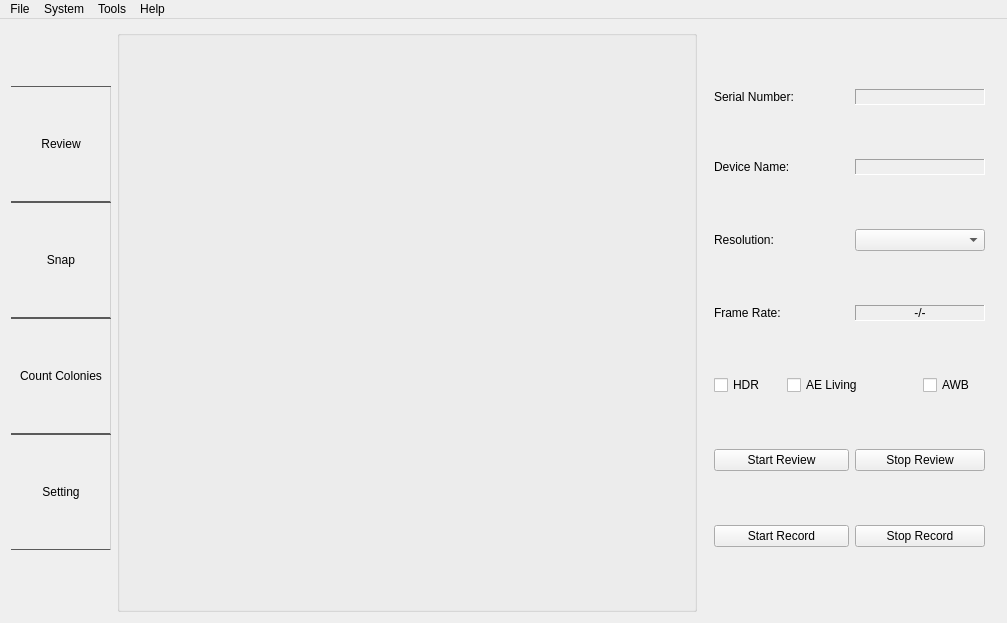
<?xml version="1.0" encoding="UTF-8"?>
<ui version="4.0">
 <class>MainWindow</class>
 <widget class="QMainWindow" name="MainWindow">
  <property name="geometry">
   <rect>
    <x>0</x>
    <y>0</y>
    <width>980</width>
    <height>510</height>
   </rect>
  </property>
  <property name="windowTitle">
   <string>MainWindow</string>
  </property>
  <property name="styleSheet">
   <string notr="true"/>
  </property>
  <widget class="QWidget" name="centralWidget">
   <property name="styleSheet">
    <string notr="true"/>
   </property>
   <layout class="QGridLayout" name="gridLayout_6">
    <item row="0" column="0">
     <widget class="QWidget" name="sideBar" native="true">
      <property name="sizePolicy">
       <sizepolicy hsizetype="Fixed" vsizetype="Fixed">
        <horstretch>0</horstretch>
        <verstretch>0</verstretch>
       </sizepolicy>
      </property>
      <property name="minimumSize">
       <size>
        <width>100</width>
        <height>470</height>
       </size>
      </property>
      <property name="styleSheet">
       <string notr="true"> QToolButton{
    border-top: 1px solid rgb(90,90,90);
    border-right: 1px solid rgb(200, 200, 200, 200);
    border-bottom: 1px solid rgb(90,90,90);
    color: black;
    background: qlineargradient(spread:pad,
        x1:0, y1:0, x2:1, y2:0,
        stop:0 rgba(130, 130, 130, 255),
        stop:1 rgba(230, 230, 230, 255));
}

QWidget.SideBar {
    border-right: 1px solid rgb(170, 170, 170);
    background: qlineargradient(spread:reflect,
        x1:0, y1:0, x2:1, y2:0,
        stop:0 rgba(50, 50, 50, 255),
        stop:1 rgba(150, 150, 150, 255));
}

QWidget.SideBar QToolButton {
    font-size: 13px;
    font-weight: normal;
    border: none;
    color: rgb(240,240,240);

    padding-left:12px;
    padding-right: 12px;
    padding-top: 5px;

    border-top: 1px dashed rgba(0,0,0,0);
    border-bottom: 1px dashed rgba(0,0,0,0);
    border-right: 1px dashed rgba(0,0,0,0);
}

QToolButton:hover {
    color: rgb(200, 200, 200);
}


</string>
      </property>
      <property name="Class" stdset="0">
       <string>SideBar</string>
      </property>
      <layout class="QGridLayout" name="gridLayout_2">
       <property name="leftMargin">
        <number>0</number>
       </property>
       <property name="topMargin">
        <number>0</number>
       </property>
       <property name="rightMargin">
        <number>0</number>
       </property>
       <property name="bottomMargin">
        <number>6</number>
       </property>
       <property name="spacing">
        <number>0</number>
       </property>
       <item row="1" column="0">
        <widget class="QToolButton" name="snapBtn">
         <property name="sizePolicy">
          <sizepolicy hsizetype="Expanding" vsizetype="Expanding">
           <horstretch>0</horstretch>
           <verstretch>0</verstretch>
          </sizepolicy>
         </property>
         <property name="text">
          <string>Snap</string>
         </property>
         <property name="icon">
          <iconset resource="resources.qrc">
           <normaloff>:/images/resources/button-3.png</normaloff>:/images/resources/button-3.png</iconset>
         </property>
         <property name="iconSize">
          <size>
           <width>64</width>
           <height>64</height>
          </size>
         </property>
         <property name="toolButtonStyle">
          <enum>Qt::ToolButtonTextUnderIcon</enum>
         </property>
        </widget>
       </item>
       <item row="0" column="0">
        <widget class="QToolButton" name="reviewBtn">
         <property name="enabled">
          <bool>true</bool>
         </property>
         <property name="sizePolicy">
          <sizepolicy hsizetype="Expanding" vsizetype="Expanding">
           <horstretch>0</horstretch>
           <verstretch>0</verstretch>
          </sizepolicy>
         </property>
         <property name="text">
          <string>Review</string>
         </property>
         <property name="icon">
          <iconset resource="resources.qrc">
           <normaloff>:/images/resources/button-5.png</normaloff>:/images/resources/button-5.png</iconset>
         </property>
         <property name="iconSize">
          <size>
           <width>64</width>
           <height>64</height>
          </size>
         </property>
         <property name="toolButtonStyle">
          <enum>Qt::ToolButtonTextUnderIcon</enum>
         </property>
        </widget>
       </item>
       <item row="2" column="0">
        <widget class="QToolButton" name="toolButton_3">
         <property name="sizePolicy">
          <sizepolicy hsizetype="Expanding" vsizetype="Expanding">
           <horstretch>0</horstretch>
           <verstretch>0</verstretch>
          </sizepolicy>
         </property>
         <property name="text">
          <string>Count Colonies</string>
         </property>
         <property name="icon">
          <iconset resource="resources.qrc">
           <normaloff>:/images/resources/button-1.png</normaloff>:/images/resources/button-1.png</iconset>
         </property>
         <property name="iconSize">
          <size>
           <width>64</width>
           <height>64</height>
          </size>
         </property>
         <property name="toolButtonStyle">
          <enum>Qt::ToolButtonTextUnderIcon</enum>
         </property>
        </widget>
       </item>
       <item row="3" column="0">
        <widget class="QToolButton" name="toolButton_4">
         <property name="sizePolicy">
          <sizepolicy hsizetype="Expanding" vsizetype="Expanding">
           <horstretch>0</horstretch>
           <verstretch>0</verstretch>
          </sizepolicy>
         </property>
         <property name="text">
          <string>Setting</string>
         </property>
         <property name="icon">
          <iconset resource="resources.qrc">
           <normaloff>:/images/resources/button-4.png</normaloff>:/images/resources/button-4.png</iconset>
         </property>
         <property name="iconSize">
          <size>
           <width>64</width>
           <height>64</height>
          </size>
         </property>
         <property name="toolButtonStyle">
          <enum>Qt::ToolButtonTextUnderIcon</enum>
         </property>
        </widget>
       </item>
      </layout>
     </widget>
    </item>
    <item row="0" column="1">
     <widget class="QGroupBox" name="groupBox">
      <property name="sizePolicy">
       <sizepolicy hsizetype="Preferred" vsizetype="Preferred">
        <horstretch>0</horstretch>
        <verstretch>0</verstretch>
       </sizepolicy>
      </property>
      <property name="minimumSize">
       <size>
        <width>580</width>
        <height>0</height>
       </size>
      </property>
      <property name="title">
       <string/>
      </property>
      <layout class="QGridLayout" name="gridLayout_3">
       <property name="leftMargin">
        <number>0</number>
       </property>
       <property name="topMargin">
        <number>0</number>
       </property>
       <property name="rightMargin">
        <number>0</number>
       </property>
       <property name="bottomMargin">
        <number>0</number>
       </property>
       <item row="0" column="0">
        <widget class="QLabel" name="label">
         <property name="sizePolicy">
          <sizepolicy hsizetype="Preferred" vsizetype="Preferred">
           <horstretch>0</horstretch>
           <verstretch>0</verstretch>
          </sizepolicy>
         </property>
         <property name="minimumSize">
          <size>
           <width>580</width>
           <height>0</height>
          </size>
         </property>
         <property name="text">
          <string/>
         </property>
        </widget>
       </item>
      </layout>
     </widget>
    </item>
    <item row="0" column="2">
     <widget class="QStackedWidget" name="stackedWidget">
      <property name="sizePolicy">
       <sizepolicy hsizetype="Fixed" vsizetype="Preferred">
        <horstretch>0</horstretch>
        <verstretch>0</verstretch>
       </sizepolicy>
      </property>
      <property name="frameShape">
       <enum>QFrame::NoFrame</enum>
      </property>
      <property name="frameShadow">
       <enum>QFrame::Plain</enum>
      </property>
      <property name="currentIndex">
       <number>0</number>
      </property>
      <widget class="QWidget" name="page1">
       <layout class="QGridLayout" name="gridLayout">
        <item row="0" column="0" colspan="2">
         <widget class="QLabel" name="serialLabel">
          <property name="text">
           <string>Serial Number:</string>
          </property>
         </widget>
        </item>
        <item row="1" column="2" colspan="2">
         <widget class="QLabel" name="DNLabel">
          <property name="sizePolicy">
           <sizepolicy hsizetype="Preferred" vsizetype="Fixed">
            <horstretch>0</horstretch>
            <verstretch>0</verstretch>
           </sizepolicy>
          </property>
          <property name="frameShape">
           <enum>QFrame::Panel</enum>
          </property>
          <property name="frameShadow">
           <enum>QFrame::Sunken</enum>
          </property>
          <property name="text">
           <string/>
          </property>
         </widget>
        </item>
        <item row="0" column="2" colspan="2">
         <widget class="QLabel" name="snLabel">
          <property name="sizePolicy">
           <sizepolicy hsizetype="Preferred" vsizetype="Fixed">
            <horstretch>0</horstretch>
            <verstretch>0</verstretch>
           </sizepolicy>
          </property>
          <property name="frameShape">
           <enum>QFrame::Panel</enum>
          </property>
          <property name="frameShadow">
           <enum>QFrame::Sunken</enum>
          </property>
          <property name="text">
           <string/>
          </property>
         </widget>
        </item>
        <item row="1" column="0" colspan="2">
         <widget class="QLabel" name="deviceNameLabel">
          <property name="text">
           <string>Device Name:</string>
          </property>
         </widget>
        </item>
        <item row="3" column="2" colspan="2">
         <widget class="QLabel" name="FRLabel">
          <property name="sizePolicy">
           <sizepolicy hsizetype="Preferred" vsizetype="Fixed">
            <horstretch>0</horstretch>
            <verstretch>0</verstretch>
           </sizepolicy>
          </property>
          <property name="frameShape">
           <enum>QFrame::Panel</enum>
          </property>
          <property name="frameShadow">
           <enum>QFrame::Sunken</enum>
          </property>
          <property name="text">
           <string>-/-</string>
          </property>
          <property name="alignment">
           <set>Qt::AlignCenter</set>
          </property>
         </widget>
        </item>
        <item row="2" column="2" colspan="2">
         <widget class="QComboBox" name="resolutionBox"/>
        </item>
        <item row="4" column="0">
         <widget class="QCheckBox" name="hdrBox">
          <property name="text">
           <string>HDR</string>
          </property>
         </widget>
        </item>
        <item row="2" column="0">
         <widget class="QLabel" name="resolutionLabel">
          <property name="text">
           <string>Resolution:</string>
          </property>
         </widget>
        </item>
        <item row="3" column="0">
         <widget class="QLabel" name="frameRateLabel">
          <property name="text">
           <string>Frame Rate:</string>
          </property>
         </widget>
        </item>
        <item row="5" column="0" colspan="2">
         <widget class="QPushButton" name="startReviewBtn">
          <property name="text">
           <string>Start Review</string>
          </property>
         </widget>
        </item>
        <item row="5" column="2" colspan="2">
         <widget class="QPushButton" name="closeReviewBtn">
          <property name="text">
           <string>Stop Review</string>
          </property>
         </widget>
        </item>
        <item row="4" column="3">
         <widget class="QCheckBox" name="awbBox">
          <property name="text">
           <string>AWB</string>
          </property>
         </widget>
        </item>
        <item row="4" column="1" colspan="2">
         <widget class="QCheckBox" name="aelivingBox">
          <property name="text">
           <string>AE Living</string>
          </property>
         </widget>
        </item>
        <item row="6" column="0" colspan="2">
         <widget class="QPushButton" name="startRecordBtn">
          <property name="text">
           <string>Start Record</string>
          </property>
         </widget>
        </item>
        <item row="6" column="2" colspan="2">
         <widget class="QPushButton" name="stopRecordBtn">
          <property name="text">
           <string>Stop Record</string>
          </property>
         </widget>
        </item>
       </layout>
      </widget>
      <widget class="QWidget" name="page2">
       <layout class="QGridLayout" name="gridLayout_13">
        <item row="0" column="0">
         <widget class="QToolButton" name="bmpBtn">
          <property name="text">
           <string>BMP</string>
          </property>
          <property name="icon">
           <iconset resource="resources.qrc">
            <normaloff>:/images/resources/button-2.png</normaloff>:/images/resources/button-2.png</iconset>
          </property>
          <property name="iconSize">
           <size>
            <width>64</width>
            <height>64</height>
           </size>
          </property>
          <property name="toolButtonStyle">
           <enum>Qt::ToolButtonTextUnderIcon</enum>
          </property>
         </widget>
        </item>
        <item row="0" column="1" colspan="2">
         <widget class="QToolButton" name="jpgBtn">
          <property name="text">
           <string>JPG</string>
          </property>
          <property name="icon">
           <iconset resource="resources.qrc">
            <normaloff>:/images/resources/button-2.png</normaloff>:/images/resources/button-2.png</iconset>
          </property>
          <property name="iconSize">
           <size>
            <width>64</width>
            <height>64</height>
           </size>
          </property>
          <property name="toolButtonStyle">
           <enum>Qt::ToolButtonTextUnderIcon</enum>
          </property>
         </widget>
        </item>
        <item row="0" column="3">
         <widget class="QToolButton" name="ljpgBtn">
          <property name="text">
           <string>LJPG</string>
          </property>
          <property name="icon">
           <iconset resource="resources.qrc">
            <normaloff>:/images/resources/button-2.png</normaloff>:/images/resources/button-2.png</iconset>
          </property>
          <property name="iconSize">
           <size>
            <width>64</width>
            <height>64</height>
           </size>
          </property>
          <property name="toolButtonStyle">
           <enum>Qt::ToolButtonTextUnderIcon</enum>
          </property>
         </widget>
        </item>
        <item row="1" column="0" colspan="4">
         <widget class="QGroupBox" name="scanBox">
          <property name="title">
           <string>Scan Mode</string>
          </property>
          <layout class="QGridLayout" name="gridLayout_4">
           <item row="0" column="0">
            <widget class="QLabel" name="label_21">
             <property name="text">
              <string>Start Loc</string>
             </property>
            </widget>
           </item>
           <item row="0" column="1" colspan="2">
            <widget class="QSpinBox" name="spinBox_15">
             <property name="maximum">
              <number>9999</number>
             </property>
             <property name="value">
              <number>40</number>
             </property>
            </widget>
           </item>
           <item row="1" column="0">
            <widget class="QLabel" name="label_24">
             <property name="text">
              <string>End Loc</string>
             </property>
            </widget>
           </item>
           <item row="1" column="1" colspan="2">
            <widget class="QSpinBox" name="spinBox_16">
             <property name="maximum">
              <number>9999</number>
             </property>
             <property name="value">
              <number>400</number>
             </property>
            </widget>
           </item>
           <item row="2" column="0">
            <widget class="QLabel" name="label_25">
             <property name="text">
              <string>Step</string>
             </property>
            </widget>
           </item>
           <item row="2" column="1" colspan="2">
            <widget class="QSpinBox" name="spinBox_17">
             <property name="minimum">
              <number>1</number>
             </property>
             <property name="maximum">
              <number>31</number>
             </property>
             <property name="value">
              <number>4</number>
             </property>
            </widget>
           </item>
           <item row="3" column="0" colspan="2">
            <spacer name="horizontalSpacer_2">
             <property name="orientation">
              <enum>Qt::Horizontal</enum>
             </property>
             <property name="sizeHint" stdset="0">
              <size>
               <width>127</width>
               <height>20</height>
              </size>
             </property>
            </spacer>
           </item>
           <item row="3" column="2">
            <widget class="QPushButton" name="pushButton_2">
             <property name="text">
              <string>Scan</string>
             </property>
            </widget>
           </item>
          </layout>
         </widget>
        </item>
        <item row="2" column="0" colspan="4">
         <widget class="QGroupBox" name="stepBox">
          <property name="title">
           <string>Step</string>
          </property>
          <layout class="QGridLayout" name="gridLayout_11">
           <item row="0" column="0" colspan="3">
            <widget class="QLabel" name="label_28">
             <property name="text">
              <string>Current Loc</string>
             </property>
            </widget>
           </item>
           <item row="0" column="3" colspan="2">
            <widget class="QLabel" name="currentLabel">
             <property name="maximumSize">
              <size>
               <width>16777215</width>
               <height>20</height>
              </size>
             </property>
             <property name="frameShape">
              <enum>QFrame::Panel</enum>
             </property>
             <property name="frameShadow">
              <enum>QFrame::Sunken</enum>
             </property>
             <property name="text">
              <string/>
             </property>
            </widget>
           </item>
           <item row="1" column="0" colspan="2">
            <widget class="QLabel" name="label_26">
             <property name="text">
              <string>Direction</string>
             </property>
            </widget>
           </item>
           <item row="1" column="2" colspan="2">
            <widget class="QRadioButton" name="radioForward">
             <property name="text">
              <string>Forward</string>
             </property>
            </widget>
           </item>
           <item row="1" column="4">
            <widget class="QRadioButton" name="radioBackward">
             <property name="text">
              <string>Backward</string>
             </property>
            </widget>
           </item>
           <item row="2" column="0">
            <widget class="QLabel" name="label_27">
             <property name="text">
              <string>Step</string>
             </property>
            </widget>
           </item>
           <item row="2" column="1" colspan="3">
            <widget class="QSpinBox" name="spinBox_18"/>
           </item>
           <item row="2" column="4">
            <widget class="QPushButton" name="pushButton_7">
             <property name="text">
              <string>Step</string>
             </property>
            </widget>
           </item>
          </layout>
         </widget>
        </item>
        <item row="3" column="0" colspan="4">
         <widget class="QGroupBox" name="moveBox">
          <property name="title">
           <string>Move2Dest</string>
          </property>
          <layout class="QHBoxLayout" name="horizontalLayout">
           <item>
            <widget class="QLabel" name="label_20">
             <property name="text">
              <string>Dest Loc</string>
             </property>
            </widget>
           </item>
           <item>
            <widget class="QSpinBox" name="spinBox_19">
             <property name="maximum">
              <number>9999</number>
             </property>
            </widget>
           </item>
          </layout>
         </widget>
        </item>
        <item row="4" column="0">
         <widget class="QCheckBox" name="AFBox">
          <property name="text">
           <string>Auto Focus</string>
          </property>
         </widget>
        </item>
        <item row="4" column="1">
         <spacer name="horizontalSpacer">
          <property name="orientation">
           <enum>Qt::Horizontal</enum>
          </property>
          <property name="sizeHint" stdset="0">
           <size>
            <width>62</width>
            <height>20</height>
           </size>
          </property>
         </spacer>
        </item>
        <item row="4" column="2" colspan="2">
         <widget class="QPushButton" name="pushButton_5">
          <property name="minimumSize">
           <size>
            <width>0</width>
            <height>0</height>
           </size>
          </property>
          <property name="maximumSize">
           <size>
            <width>16777215</width>
            <height>16777215</height>
           </size>
          </property>
          <property name="text">
           <string>Once AF</string>
          </property>
         </widget>
        </item>
       </layout>
      </widget>
      <widget class="QWidget" name="page3">
       <layout class="QVBoxLayout" name="verticalLayout">
        <item>
         <widget class="QGroupBox" name="groupBox_3">
          <property name="maximumSize">
           <size>
            <width>16777215</width>
            <height>16777215</height>
           </size>
          </property>
          <property name="title">
           <string>Result</string>
          </property>
          <layout class="QGridLayout" name="gridLayout_10">
           <item row="0" column="0">
            <widget class="QLabel" name="label_2">
             <property name="text">
              <string>Colony Number:</string>
             </property>
            </widget>
           </item>
           <item row="0" column="1">
            <widget class="QLabel" name="label_19">
             <property name="frameShape">
              <enum>QFrame::Panel</enum>
             </property>
             <property name="frameShadow">
              <enum>QFrame::Sunken</enum>
             </property>
             <property name="text">
              <string>N/A</string>
             </property>
            </widget>
           </item>
           <item row="1" column="0">
            <widget class="QCheckBox" name="checkBox_6">
             <property name="text">
              <string>Show objects</string>
             </property>
            </widget>
           </item>
           <item row="1" column="1">
            <widget class="QPushButton" name="pushButton">
             <property name="text">
              <string>Export Result</string>
             </property>
            </widget>
           </item>
          </layout>
         </widget>
        </item>
        <item>
         <widget class="QGroupBox" name="groupBox_2">
          <property name="title">
           <string/>
          </property>
          <layout class="QGridLayout" name="gridLayout_9">
           <item row="0" column="0">
            <widget class="QGroupBox" name="groupBox_4">
             <property name="title">
              <string>Threshold</string>
             </property>
             <layout class="QGridLayout" name="gridLayout_7">
              <property name="topMargin">
               <number>9</number>
              </property>
              <property name="bottomMargin">
               <number>9</number>
              </property>
              <item row="0" column="0">
               <widget class="QComboBox" name="ThresholdBox"/>
              </item>
              <item row="0" column="1">
               <widget class="QSpinBox" name="spinBox_12"/>
              </item>
              <item row="0" column="2">
               <widget class="QCheckBox" name="checkBox">
                <property name="text">
                 <string>Auto</string>
                </property>
               </widget>
              </item>
             </layout>
            </widget>
           </item>
           <item row="1" column="0">
            <widget class="QGroupBox" name="groupBox_5">
             <property name="minimumSize">
              <size>
               <width>0</width>
               <height>0</height>
              </size>
             </property>
             <property name="title">
              <string>Radius</string>
             </property>
             <layout class="QGridLayout" name="gridLayout_8">
              <property name="topMargin">
               <number>3</number>
              </property>
              <property name="rightMargin">
               <number>9</number>
              </property>
              <property name="bottomMargin">
               <number>3</number>
              </property>
              <item row="0" column="0">
               <widget class="QSpinBox" name="spinBox_13"/>
              </item>
              <item row="0" column="1">
               <widget class="QLabel" name="label_22">
                <property name="text">
                 <string>Min</string>
                </property>
               </widget>
              </item>
              <item row="0" column="2">
               <widget class="QSpinBox" name="spinBox_14"/>
              </item>
              <item row="0" column="3">
               <widget class="QLabel" name="label_23">
                <property name="text">
                 <string>Max</string>
                </property>
               </widget>
              </item>
              <item row="1" column="0" colspan="2">
               <widget class="QCheckBox" name="checkBox_2">
                <property name="text">
                 <string>AutoMax</string>
                </property>
               </widget>
              </item>
             </layout>
            </widget>
           </item>
           <item row="2" column="0">
            <widget class="QGroupBox" name="groupBox_6">
             <property name="title">
              <string>ROI and Mask</string>
             </property>
             <layout class="QHBoxLayout" name="horizontalLayout_2">
              <item>
               <widget class="QComboBox" name="RoiBox"/>
              </item>
             </layout>
            </widget>
           </item>
           <item row="3" column="0">
            <widget class="QGroupBox" name="groupBox_7">
             <property name="title">
              <string>Color filter</string>
             </property>
             <layout class="QHBoxLayout" name="horizontalLayout_3">
              <item>
               <widget class="QCheckBox" name="checkBox_3">
                <property name="text">
                 <string>Use color filter</string>
                </property>
               </widget>
              </item>
             </layout>
            </widget>
           </item>
           <item row="4" column="0">
            <widget class="QGroupBox" name="groupBox_8">
             <property name="title">
              <string>Auto outlier filter</string>
             </property>
             <layout class="QHBoxLayout" name="horizontalLayout_4">
              <item>
               <widget class="QCheckBox" name="checkBox_4">
                <property name="text">
                 <string>use outlier filter</string>
                </property>
               </widget>
              </item>
             </layout>
            </widget>
           </item>
           <item row="5" column="0">
            <widget class="QGroupBox" name="groupBox_9">
             <property name="title">
              <string>Group similar colors </string>
             </property>
             <layout class="QHBoxLayout" name="horizontalLayout_5">
              <item>
               <widget class="QCheckBox" name="checkBox_5">
                <property name="text">
                 <string>Recognise similar colors</string>
                </property>
               </widget>
              </item>
             </layout>
            </widget>
           </item>
          </layout>
         </widget>
        </item>
       </layout>
      </widget>
      <widget class="QWidget" name="page4">
       <layout class="QGridLayout" name="gridLayout_5">
        <item row="0" column="0">
         <widget class="QLabel" name="label_3">
          <property name="text">
           <string>Flip Mode</string>
          </property>
         </widget>
        </item>
        <item row="0" column="1" colspan="3">
         <widget class="QComboBox" name="flipModeBox"/>
        </item>
        <item row="1" column="0">
         <widget class="QLabel" name="label_4">
          <property name="text">
           <string>Color Mode</string>
          </property>
         </widget>
        </item>
        <item row="1" column="1" colspan="3">
         <widget class="QComboBox" name="colorModeBox"/>
        </item>
        <item row="2" column="0">
         <widget class="QLabel" name="label_5">
          <property name="text">
           <string>Exposure</string>
          </property>
         </widget>
        </item>
        <item row="2" column="1" colspan="2">
         <widget class="QSpinBox" name="spinBox_11">
          <property name="buttonSymbols">
           <enum>QAbstractSpinBox::UpDownArrows</enum>
          </property>
          <property name="minimum">
           <number>1</number>
          </property>
          <property name="maximum">
           <number>32</number>
          </property>
         </widget>
        </item>
        <item row="2" column="3">
         <widget class="QLabel" name="label_14">
          <property name="text">
           <string>μs</string>
          </property>
         </widget>
        </item>
        <item row="3" column="0">
         <widget class="QLabel" name="label_11">
          <property name="text">
           <string>Contrast</string>
          </property>
         </widget>
        </item>
        <item row="3" column="1" colspan="3">
         <widget class="QSpinBox" name="spinBox_6">
          <property name="minimum">
           <number>1</number>
          </property>
          <property name="maximum">
           <number>32</number>
          </property>
         </widget>
        </item>
        <item row="4" column="0">
         <widget class="QLabel" name="label_6">
          <property name="text">
           <string>Offset X</string>
          </property>
         </widget>
        </item>
        <item row="4" column="1" colspan="3">
         <widget class="QSpinBox" name="spinBox"/>
        </item>
        <item row="5" column="0">
         <widget class="QLabel" name="label_7">
          <property name="text">
           <string>Offset Y</string>
          </property>
         </widget>
        </item>
        <item row="5" column="1" colspan="3">
         <widget class="QSpinBox" name="spinBox_2">
          <property name="buttonSymbols">
           <enum>QAbstractSpinBox::UpDownArrows</enum>
          </property>
         </widget>
        </item>
        <item row="6" column="0">
         <widget class="QLabel" name="label_8">
          <property name="text">
           <string>Gain Red</string>
          </property>
         </widget>
        </item>
        <item row="6" column="1" colspan="3">
         <widget class="QSpinBox" name="spinBox_3">
          <property name="minimum">
           <number>1</number>
          </property>
          <property name="maximum">
           <number>6000</number>
          </property>
          <property name="singleStep">
           <number>1</number>
          </property>
         </widget>
        </item>
        <item row="7" column="0">
         <widget class="QLabel" name="label_9">
          <property name="text">
           <string>Gain Green</string>
          </property>
         </widget>
        </item>
        <item row="7" column="1" colspan="3">
         <widget class="QSpinBox" name="spinBox_4">
          <property name="minimum">
           <number>1</number>
          </property>
          <property name="maximum">
           <number>6000</number>
          </property>
         </widget>
        </item>
        <item row="8" column="0">
         <widget class="QLabel" name="label_10">
          <property name="text">
           <string>Gain Blue</string>
          </property>
         </widget>
        </item>
        <item row="8" column="1" colspan="3">
         <widget class="QSpinBox" name="spinBox_5">
          <property name="minimum">
           <number>1</number>
          </property>
          <property name="maximum">
           <number>6000</number>
          </property>
         </widget>
        </item>
        <item row="9" column="0">
         <widget class="QLabel" name="label_12">
          <property name="text">
           <string>All Gain</string>
          </property>
         </widget>
        </item>
        <item row="9" column="1" colspan="3">
         <widget class="QSpinBox" name="spinBox_7"/>
        </item>
        <item row="10" column="0">
         <widget class="QLabel" name="label_17">
          <property name="text">
           <string>HBlank</string>
          </property>
         </widget>
        </item>
        <item row="10" column="1" colspan="3">
         <widget class="QSpinBox" name="spinBox_9"/>
        </item>
        <item row="11" column="0">
         <widget class="QLabel" name="label_18">
          <property name="text">
           <string>VBlank</string>
          </property>
         </widget>
        </item>
        <item row="11" column="1" colspan="3">
         <widget class="QSpinBox" name="spinBox_10"/>
        </item>
        <item row="12" column="0">
         <widget class="QLabel" name="label_13">
          <property name="text">
           <string>Saturation</string>
          </property>
         </widget>
        </item>
        <item row="12" column="1" colspan="3">
         <widget class="QSpinBox" name="spinBox_8"/>
        </item>
        <item row="13" column="0">
         <widget class="QLabel" name="label_15">
          <property name="frameShape">
           <enum>QFrame::Panel</enum>
          </property>
          <property name="frameShadow">
           <enum>QFrame::Sunken</enum>
          </property>
          <property name="text">
           <string>0</string>
          </property>
         </widget>
        </item>
        <item row="13" column="1">
         <widget class="QLabel" name="label_16">
          <property name="frameShape">
           <enum>QFrame::Panel</enum>
          </property>
          <property name="frameShadow">
           <enum>QFrame::Sunken</enum>
          </property>
          <property name="text">
           <string>0</string>
          </property>
         </widget>
        </item>
        <item row="13" column="2" colspan="2">
         <widget class="QPushButton" name="settingBtn">
          <property name="text">
           <string>Setting</string>
          </property>
         </widget>
        </item>
       </layout>
       <zorder>label_3</zorder>
       <zorder>flipModeBox</zorder>
       <zorder>spinBox</zorder>
       <zorder>label_4</zorder>
       <zorder>label_5</zorder>
       <zorder>label_6</zorder>
       <zorder>label_7</zorder>
       <zorder>label_8</zorder>
       <zorder>label_9</zorder>
       <zorder>label_10</zorder>
       <zorder>colorModeBox</zorder>
       <zorder>spinBox_2</zorder>
       <zorder>spinBox_3</zorder>
       <zorder>spinBox_4</zorder>
       <zorder>spinBox_5</zorder>
       <zorder>label_11</zorder>
       <zorder>label_12</zorder>
       <zorder>label_13</zorder>
       <zorder>spinBox_6</zorder>
       <zorder>spinBox_7</zorder>
       <zorder>spinBox_8</zorder>
       <zorder>label_14</zorder>
       <zorder>label_15</zorder>
       <zorder>label_16</zorder>
       <zorder>settingBtn</zorder>
       <zorder>label_17</zorder>
       <zorder>label_18</zorder>
       <zorder>spinBox_9</zorder>
       <zorder>spinBox_10</zorder>
       <zorder>spinBox_11</zorder>
      </widget>
     </widget>
    </item>
   </layout>
  </widget>
  <widget class="QMenuBar" name="menuBar">
   <property name="geometry">
    <rect>
     <x>0</x>
     <y>0</y>
     <width>980</width>
     <height>21</height>
    </rect>
   </property>
   <widget class="QMenu" name="menuFile">
    <property name="title">
     <string>File</string>
    </property>
    <addaction name="actionOpen"/>
    <addaction name="actionClose"/>
    <addaction name="separator"/>
    <addaction name="actionExit"/>
   </widget>
   <widget class="QMenu" name="menuSystem">
    <property name="title">
     <string>System</string>
    </property>
   </widget>
   <widget class="QMenu" name="menuTools">
    <property name="title">
     <string>Tools</string>
    </property>
   </widget>
   <widget class="QMenu" name="menuHelp">
    <property name="title">
     <string>Help</string>
    </property>
   </widget>
   <addaction name="menuFile"/>
   <addaction name="menuSystem"/>
   <addaction name="menuTools"/>
   <addaction name="menuHelp"/>
  </widget>
  <action name="actionOpen">
   <property name="text">
    <string>Open</string>
   </property>
  </action>
  <action name="actionClose">
   <property name="text">
    <string>Close</string>
   </property>
  </action>
  <action name="actionExit">
   <property name="text">
    <string>Exit</string>
   </property>
  </action>
 </widget>
 <layoutdefault spacing="6" margin="11"/>
 <resources>
  <include location="resources.qrc"/>
 </resources>
 <connections/>
</ui>
